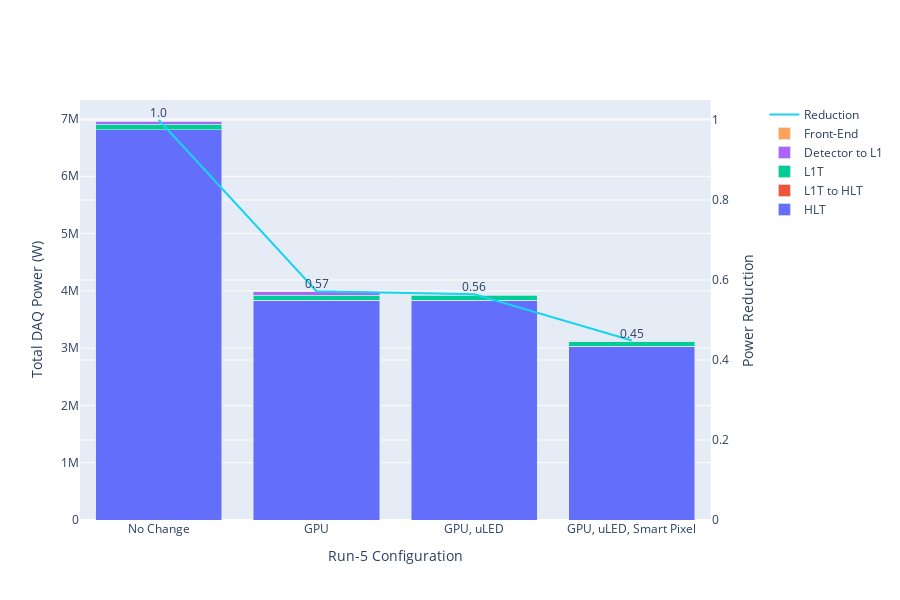

The cell this chart's notebook holds for it:
### Code cell
fig = make_subplots(specs=[[{"secondary_y": True}]])

for k in reversed(breakdown_2.keys()):
    fig.add_trace(
        go.Bar(name=k, x=runs_2, y=breakdown_2[k]), secondary_y=False)

fig.add_trace(go.Scatter(x=runs_2, 
            y=reduction, 
            name="Reduction", 
            mode="lines+text", 
            text=[1.0, 0.57, 0.56, 0.45],
            textposition="top center",)
            ,
        secondary_y=True, )

fig.update_layout(
                  xaxis_title="Run-5 Configuration",
                  yaxis_title="Total DAQ Power (W)",
                  barmode="stack",
                  width = 900,
                  height = 600,)

fig.update_yaxes(title_text="Power Reduction", secondary_y=True, range=[0,1.05])
fig.show()
fig.write_image("experiment comparison 2.png")

### Figure 1 — Plotly figure (JSON) as saved in the notebook; plotly's stock layout.template omitted (floating-point values rounded to 4 significant figures)
{"data": [{"name": "HLT", "type": "bar", "x": ["No Change", "GPU", "GPU, uLED", "GPU, uLED, Smart Pixel"], "xaxis": "x", "y": [6813000.0, 3832000.0, 3832000.0, 3032000.0], "yaxis": "y"}, {"name": "L1T to HLT", "type": "bar", "x": ["No Change", "GPU", "GPU, uLED", "GPU, uLED, Smart Pixel"], "xaxis": "x", "y": [168.1, 168.1, 168.1, 152.6], "yaxis": "y"}, {"name": "L1T", "type": "bar", "x": ["No Change", "GPU", "GPU, uLED", "GPU, uLED, Smart Pixel"], "xaxis": "x", "y": [93750.0, 93750.0, 93750.0, 85100.0], "yaxis": "y"}, {"name": "Detector to L1", "type": "bar", "x": ["No Change", "GPU", "GPU, uLED", "GPU, uLED, Smart Pixel"], "xaxis": "x", "y": [58060.0, 58060.0, 5226.0, 4728.0], "yaxis": "y"}, {"name": "Front-End", "type": "bar", "x": ["No Change", "GPU", "GPU, uLED", "GPU, uLED, Smart Pixel"], "xaxis": "x", "y": [0, 0, 0, 2340], "yaxis": "y"}, {"mode": "lines+text", "name": "Reduction", "text": ["1.0", "0.57", "0.56", "0.45"], "textposition": "top center", "type": "scatter", "x": ["No Change", "GPU", "GPU, uLED", "GPU, uLED, Smart Pixel"], "xaxis": "x", "y": [1, 0.572, 0.5645, 0.4486], "yaxis": "y2"}], "layout": {"barmode": "stack", "height": 600, "width": 900, "xaxis": {"anchor": "y", "domain": [0, 0.94], "title": {"text": "Run-5 Configuration"}}, "yaxis": {"anchor": "x", "domain": [0, 1], "title": {"text": "Total DAQ Power (W)"}}, "yaxis2": {"anchor": "x", "overlaying": "y", "range": [0, 1.05], "side": "right", "title": {"text": "Power Reduction"}}}}
